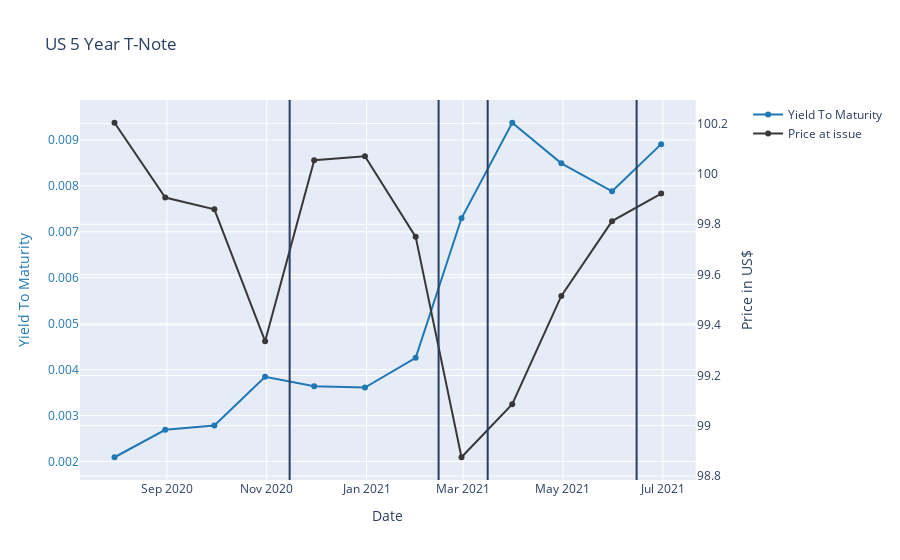

Notebook code cell kept with this figure:
### Code cell
fig = make_subplots(specs=[[{"secondary_y": True}]])  # Create figure with secondary y-axis

# Create vertical lines when Coupon rates change
c_changed_date, shapes = [], []
for i in range(len(ytm_df)-1):
    if ytm_df.iloc[i]["C"] - ytm_df.iloc[i+1]["C"] != 0:
        sdate = datetime.strptime(ytm_df.iloc[i]["ID"], '%Y-%m-%d')
        edate = datetime.strptime(ytm_df.iloc[i+1]["ID"], '%Y-%m-%d')
        delta = edate - sdate
        inter_dates = [sdate + timedelta(days=i) for i in range(delta.days + 1)]
        c_changed_date.append(inter_dates[int(statistics.median(
            range(1, len(inter_dates))))].strftime('%Y-%m-%d'))
for i in c_changed_date:
    shapes.append({'type': 'line', 'xref': 'x', 'yref': 'paper',
                   'x0': i, 'y0': 0, 'x1': i, 'y1': 1})
fig.update_layout(shapes=shapes,)

# Add traces
fig.add_trace(go.Scatter(x=ytm_df["ID"], y=ytm_df["YTM"],
                         name="Yield To Maturity", line_color="#1f77b4"),
              secondary_y=False,)
fig.add_trace(go.Scatter(x=ytm_df["ID"], y=ytm_df["Price at issue"],
                         name="Price at issue", line_color="#383838"),
              secondary_y=True,)

# Set y-axes titles
fig.update_yaxes(title_text="Yield To Maturity", secondary_y=False)
fig.update_yaxes(title_text="Price in US$", secondary_y=True)

fig.update_layout(title_text="US 5 Year T-Note",
                  yaxis=dict(titlefont=dict(color="#1f77b4"),
                             tickfont=dict(color="#1f77b4")),)
fig.update_xaxes(title_text="Date")  # Set x-axis title

fig.show()

### Figure 1 — Plotly figure (JSON) as saved in the notebook; plotly's stock layout.template omitted (floating-point values rounded to 4 significant figures)
{"data": [{"line": {"color": "#1f77b4"}, "name": "Yield To Maturity", "type": "scatter", "x": ["2020-07-31", "2020-08-31", "2020-09-30", "2020-10-31", "2020-11-30", "2020-12-31", "2021-01-31", "2021-02-28", "2021-03-31", "2021-04-30", "2021-05-31", "2021-06-30"], "xaxis": "x", "y": [0.002091, 0.002689, 0.002783, 0.003842, 0.00364, 0.003608, 0.004256, 0.007295, 0.009376, 0.008492, 0.007883, 0.00891], "yaxis": "y"}, {"line": {"color": "#383838"}, "name": "Price at issue", "type": "scatter", "x": ["2020-07-31", "2020-08-31", "2020-09-30", "2020-10-31", "2020-11-30", "2020-12-31", "2021-01-31", "2021-02-28", "2021-03-31", "2021-04-30", "2021-05-31", "2021-06-30"], "xaxis": "x", "y": [100.2, 99.91, 99.86, 99.34, 100.1, 100.1, 99.75, 98.88, 99.09, 99.52, 99.81, 99.92], "yaxis": "y2"}], "layout": {"shapes": [{"type": "line", "x0": "2020-11-15", "x1": "2020-11-15", "xref": "x", "y0": 0, "y1": 1, "yref": "paper"}, {"type": "line", "x0": "2021-02-14", "x1": "2021-02-14", "xref": "x", "y0": 0, "y1": 1, "yref": "paper"}, {"type": "line", "x0": "2021-03-16", "x1": "2021-03-16", "xref": "x", "y0": 0, "y1": 1, "yref": "paper"}, {"type": "line", "x0": "2021-06-15", "x1": "2021-06-15", "xref": "x", "y0": 0, "y1": 1, "yref": "paper"}], "title": {"text": "US 5 Year T-Note"}, "xaxis": {"anchor": "y", "domain": [0, 0.94], "title": {"text": "Date"}}, "yaxis": {"anchor": "x", "domain": [0, 1], "tickfont": {"color": "#1f77b4"}, "title": {"font": {"color": "#1f77b4"}, "text": "Yield To Maturity"}}, "yaxis2": {"anchor": "x", "overlaying": "y", "side": "right", "title": {"text": "Price in US$"}}}}
